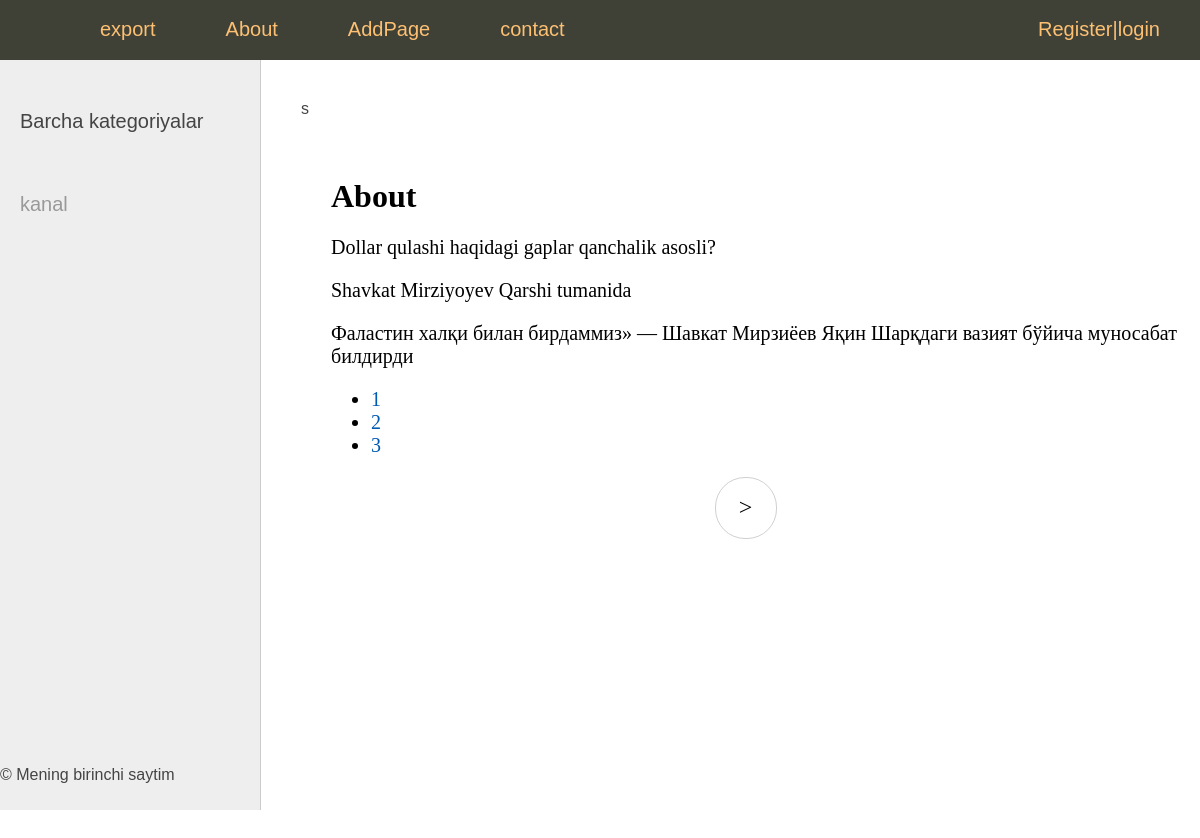
The page /about/ on the database its author committed.
### menu/models.py (models this page shows, shortened)
class News(models.Model):
    title = models.CharField(max_length=255, verbose_name="Sarlavha")
    slug = models.SlugField(max_length=255, unique=True, db_index=True, verbose_name="URL")
    content = models.TextField(blank=True, verbose_name="Matn")
    photo = models.ImageField(upload_to="photos/%Y/%m/%d/", verbose_name="photo")
    time_create = models.DateTimeField(auto_now_add=True, verbose_name="vaqt")
    time_update = models.DateTimeField(auto_now=True, verbose_name="o'zgargan vaqt")
    is_published = models.BooleanField(default=True, verbose_name="tahrir")
    cat = models.ForeignKey('Category', on_delete=models.CASCADE, verbose_name="category")
    def __str__(self):
        return self.title
    class Meta:
        verbose_name = 'New'
        verbose_name_plural = 'News'
        ordering = ['time_create', 'title']

### menu/views.py (the view)
# urls.py: path('about/', about, name='about'),
def about(request):
    contact_list = News.objects.all()
    paginator = Paginator(contact_list, 3)
    page_number = request.GET.get('page')
    page_obj = paginator.get_page(page_number)
    return render(request, 'page/about.html', {'page_obj':page_obj, 'menu': menu, 'title': 'About'})

### menu/templates/page/about.html
{% extends 'page/base.html' %}
{% block content %}
<h1>{{title}}</h1>
{% for page in page_obj %}
<p>{{page}}</p>
{% endfor %}
<nav>
    <ul>
        {% for p in page_obj.paginator.page_range %}
        <li>
            <a href="?page={{p}}">{{ p }}</a>
        </li>
        {% endfor %}
    </ul>
</nav>
{% endblock %}

### static/css/styles.css (style rules this page uses)
html, body { font-family: 'Arial'; margin: 0; padding: 0; height: 100%; width: 100%; color: #444; }
a { color: #0059b2; text-decoration: none; }
.content-text h1 { font-size: 32px; }

### rows shown on the page
News: title "Dollar qulashi haqidagi gaplar qanchalik asosli?"
News: title "Shavkat Mirziyoyev Qarshi tumanida"
News: title "Фаластин халқи билан бирдаммиз» — Шавкат Мирзиёев Яқин Шарқдаги вазият бўйича муносабат билдирди"

### other values the page prints
{{ m.title }} "About" "AddPage" "contact"
{{ title }} "About"
{{ p }} "1" "2" "3"
